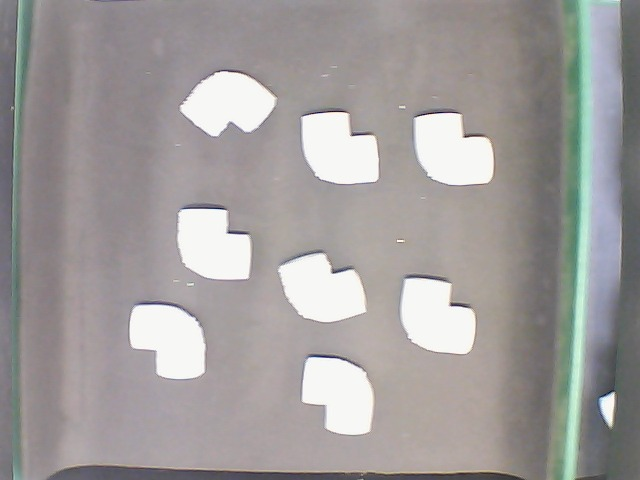
#> input picture Images/frame1.jpeg, 640 x 480 px; its folder holds only this picture in this run
$ python 'Plumbing Fittings Count.py'
#> lines starting #> are read from the running program, lines starting #| are printed output that depends on the picture; after the words box and inside, x2 and y2 are one past the last pixel; in counts of white or black regions, pixels touching at a corner belong together
#Importing all the necessary libraries

import cv2
import numpy as np
import pandas as pd
import os
import time
import glob
# import xlsxwriter

# workbook = xlsxwriter.Workbook('hello.xlsx')
# worksheet = workbook.add_worksheet('Sheet1')

# Main logic to count the plumbing fittinfgs from the images
images = glob.glob('./Images/*.jpeg')  #change file name from here
for img in images:
    frame = cv2.imread(img)
#> frame is the input picture: shape (480, 640, 3); mean B, G, R 156, 156.7, 160.4
    if frame is not None:
        #frame = frame[10:,100:600] #change the cropping here
        gray = cv2.cvtColor(frame, cv2.COLOR_BGR2GRAY)
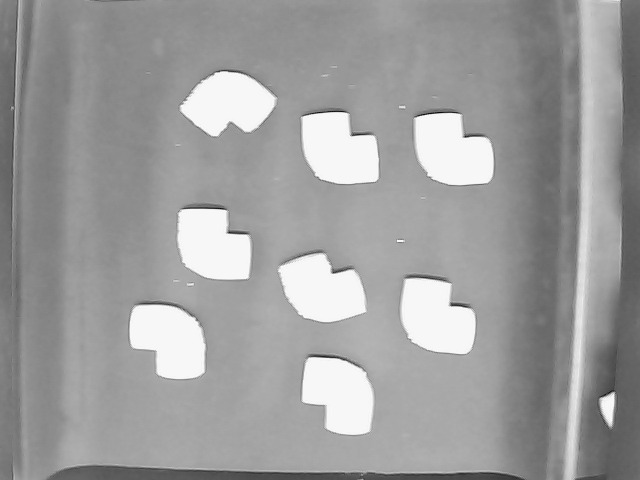
#> gray: shape (480, 640); min 7, max 255, mean 157.7
        (thresh, binary) = cv2.threshold(gray, 200, 255, cv2.THRESH_BINARY)
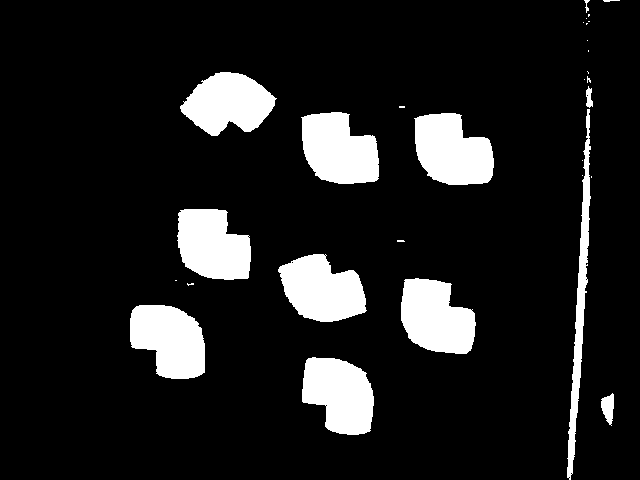
#> binary: shape (480, 640); 12% white; 30 white regions (17 under 20 px), largest, box (x1, y1, x2, y2) and area: (414, 113, 494, 185) 4356, (301, 112, 379, 184) 4301, (401, 278, 476, 354) 4263
        kernel = cv2.getStructuringElement(cv2.MORPH_RECT, (3, 3))
        erosion_image = cv2.erode(binary, kernel, iterations=2)
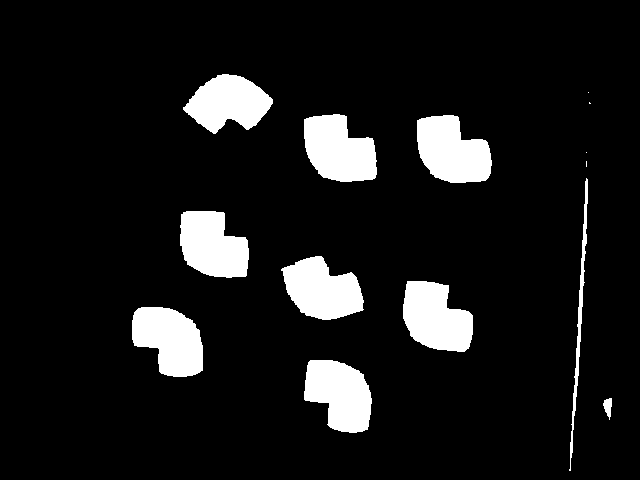
#> erosion_image: shape (480, 640); 9.8% white; 14 white regions (4 under 20 px)
        contours,d = cv2.findContours(erosion_image,cv2.RETR_EXTERNAL,cv2.CHAIN_APPROX_SIMPLE)
#> contours = 14 contours, 4 with area under 20; largest, box (x1, y1, x2, y2) and area: (417, 115, 492, 183) 3640, (304, 114, 377, 182) 3584, (403, 281, 473, 352) 3544, (132, 307, 203, 377) 3529, (304, 360, 372, 433) 3482; d = 14 rows, first 6: [1, -1, -1, -1], [2, 0, -1, -1], [3, 1, -1, -1], [4, 2, -1, -1], [5, 3, -1, -1], [6, 4, -1, -1]
        for cnt in contours:
            area = cv2.contourArea(cnt)
            peri = cv2.arcLength(cnt,True)
            if area>2000:
                (x,y,w,h) = cv2.boundingRect(cnt)
                if 200<peri<270 and 2000<area<5000:
                    cv2.putText(frame, 'elbow', (x, y-5), cv2.FONT_HERSHEY_COMPLEX_SMALL, 1, (255, 0, 0), 1)
                    cv2.rectangle(frame,(x,y),(x+w,y+h),(0,255,0),3)
                else:
                    cv2.putText(frame, 'Not elbow', (x, y-5), cv2.FONT_HERSHEY_COMPLEX_SMALL, 1, (255, 0, 0), 1)
                    cv2.rectangle(frame,(x,y),(x+w,y+h),(0,0,255),3)
#> this loop made 14 passes
#> (area, peri, x, y, w, h) on passes 2, 3, 4, 5, 6, 10, 11, 14: (3482.5, 254.5, 304, 360, 68, 73), (3529, 253.1, 132, 307, 71, 70), (3544.5, 254.5, 403, 281, 70, 71), (3450.5, 259.6, 281, 256, 83, 64), (3431.5, 251.5, 180, 211, 69, 67), (3640.5, 256.5, 417, 115, 75, 68), (3584.5, 256.8, 304, 114, 73, 68), (3307, 252.4, 183, 74, 90, 60)
#> (area, peri) on passes 1, 7: (98.5, 51.56), (634.5, 605.3)
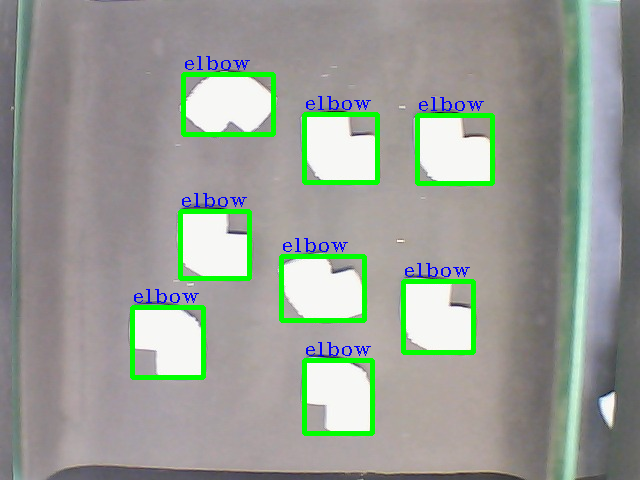
#> frame: shape (480, 640, 3); 4.27% of pixels changed, all inside (x1, y1, x2, y2) = (130, 56, 495, 436)
        #cv2.putText(frame, 'count:'+str(counter), (20,30), cv2.FONT_HERSHEY_COMPLEX_SMALL, 1, (0, 255, 0), 1)
        cv2.imshow('erode',erosion_image)
        cv2.imshow("contours",frame)
        # worksheet.write(I,0,counter)
        cv2.waitKey()
        cv2.destroyAllWindows()

$ run again, on Images/frame2.jpeg
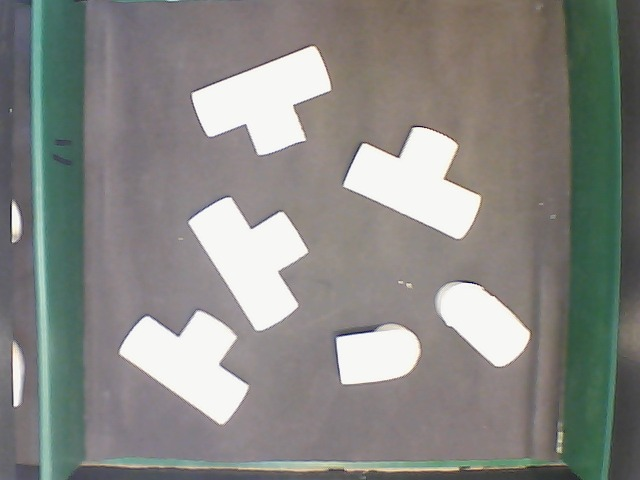
#> input picture Images/frame2.jpeg, 640 x 480 px
#> frame is the input picture: shape (480, 640, 3); mean B, G, R 132.2, 136, 135.6
#> `(thresh, binary) = cv2.threshold(gray, 200, 255, cv2.THRESH_BINARY)`:
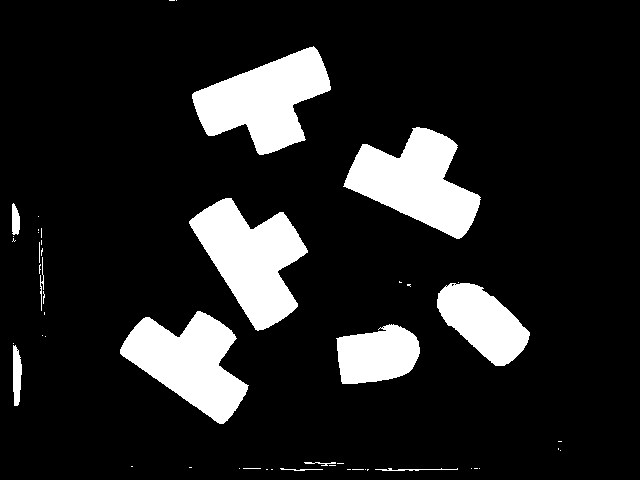
#> binary: shape (480, 640); 13.7% white; 50 white regions (37 under 20 px), largest, box (x1, y1, x2, y2) and area: (189, 198, 308, 331) 8395, (192, 46, 331, 155) 8260, (343, 127, 481, 239) 8205
#> erosion_image: shape (480, 640); 11.6% white; 8 white regions
#> contours = 8 contours; box (x1, y1, x2, y2) and area: (192, 200, 305, 328) 7086, (194, 49, 328, 153) 7002, (347, 130, 478, 236) 6928, (122, 314, 246, 422) 6514, (439, 285, 527, 364) 3716, (339, 327, 418, 382) 3117, (15, 353, 20, 403) 114, (14, 210, 18, 232) 44; d = [[1, -1, -1, -1], [2, 0, -1, -1], [3, 1, -1, -1], [4, 2, -1, -1], [5, 3, -1, -1], [6, 4, -1, -1], [7, 5, -1, -1], [-1, 6, -1, -1]]
#> the loop `for cnt in contours:` made 8 passes
#> (area, peri, x, y, w, h) on passes 2, 3, 4, 6, 7, 8: (3117, 234.7, 339, 327, 79, 55), (6513.5, 409.6, 122, 314, 124, 108), (3715.5, 259.1, 439, 285, 88, 79), (7085.5, 429.9, 192, 200, 113, 128), (6928, 431.1, 347, 130, 131, 106), (7001.5, 435.1, 194, 49, 134, 104)
#> after the loop `for cnt in contours:`:
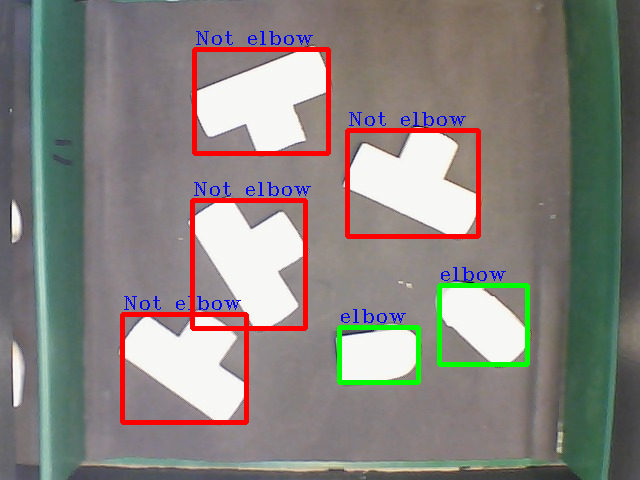
#> frame: shape (480, 640, 3); 4.64% of pixels changed, all inside (x1, y1, x2, y2) = (120, 31, 530, 425)
